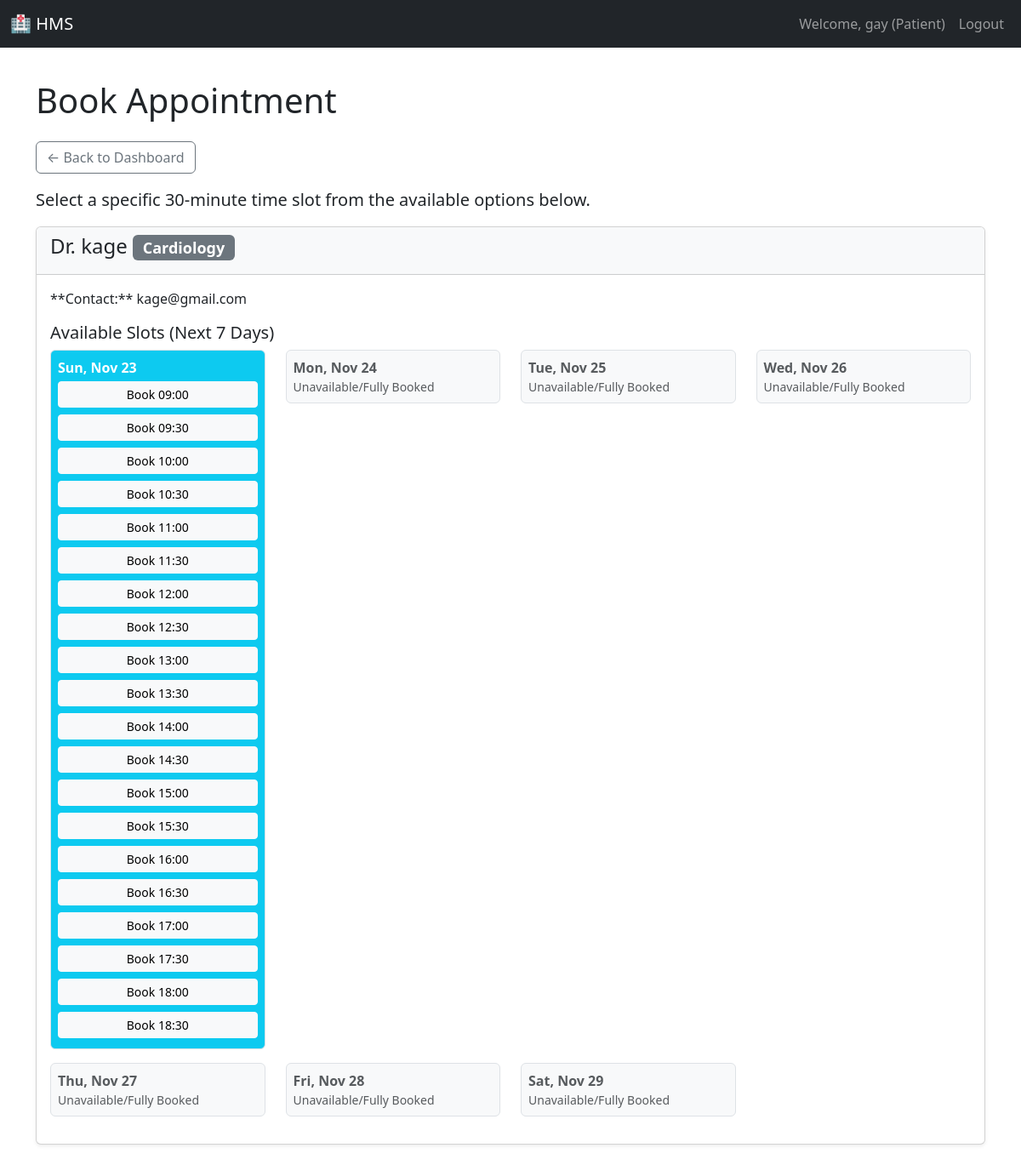
/patient/find_doctors (signed in), run on an earlier commit of the app's database.
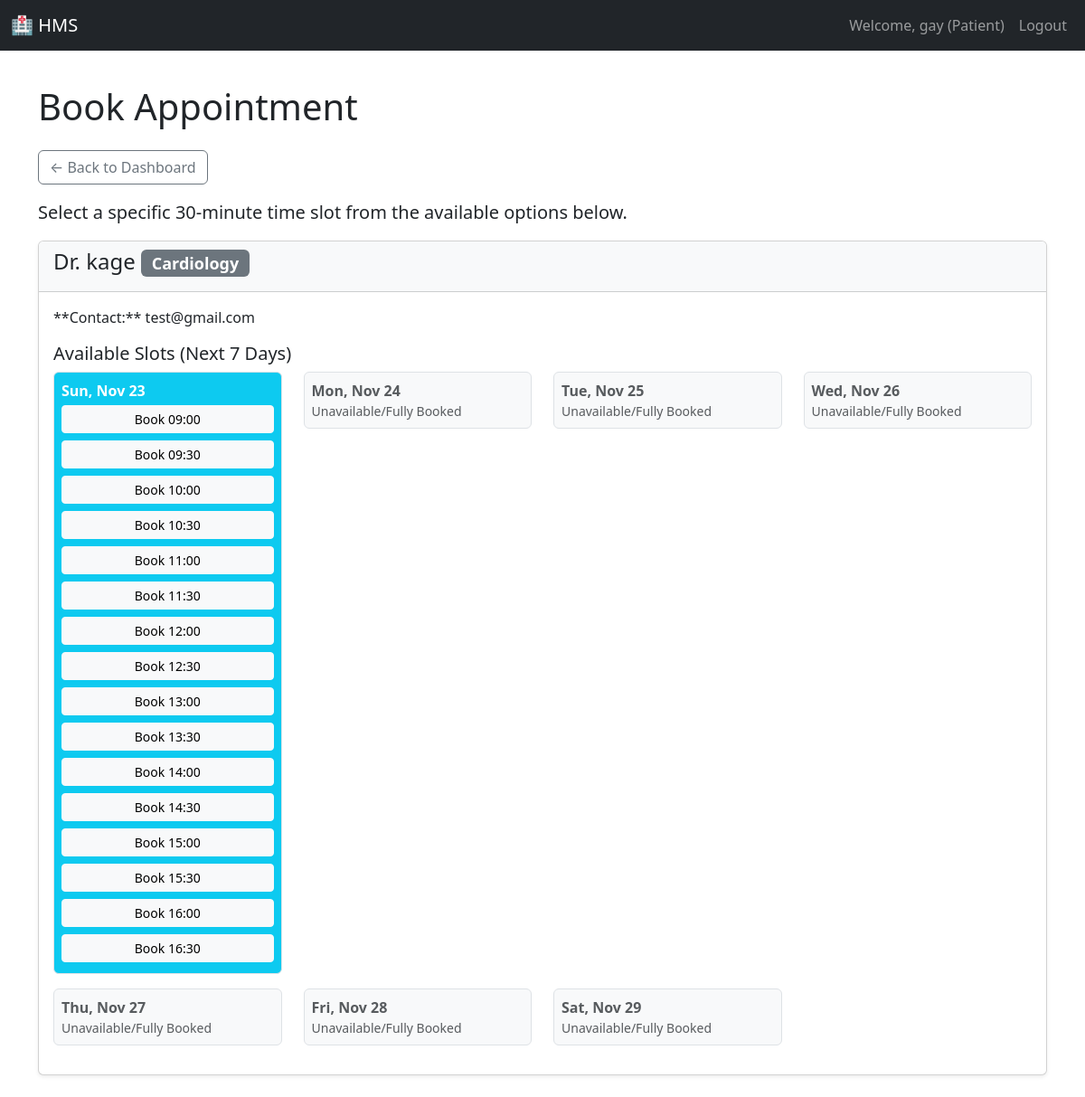
And on a later commit of the database.
### models.py (models this page shows)
class Doctor(db.Model):
    __tablename__ = 'doctor'
    user_id = db.Column(db.Integer, db.ForeignKey('user.id'), primary_key=True)
    specialization_id = db.Column(db.Integer, db.ForeignKey('specialization.id'), nullable=False)
    appointments = db.relationship('Appointment', backref='doctor', lazy='dynamic')

class User(UserMixin, db.Model):
    __tablename__ = 'user'
    id = db.Column(db.Integer, primary_key=True)
    username = db.Column(db.String(80), unique=True, nullable=False)
    password_hash = db.Column(db.String(128), nullable=False)
    role = db.Column(db.String(10), nullable=False)  # Admin, Doctor, Patient
    name = db.Column(db.String(100), nullable=False)
    contact_info = db.Column(db.String(100))
    is_active = db.Column(db.Boolean, default=True) # Used for blacklist/deactivation
    doctor_profile = db.relationship('Doctor', backref='user', uselist=False)
    patient_profile = db.relationship('Patient', backref='user', uselist=False)

class Specialization(db.Model):
    __tablename__ = 'specialization'
    id = db.Column(db.Integer, primary_key=True)
    name = db.Column(db.String(80), unique=True, nullable=False)
    description = db.Column(db.String(255))
    doctors = db.relationship('Doctor', backref='specialization', lazy='dynamic')

### app.py (the view, shortened to what this page needs)
@app.route('/patient/find_doctors', methods=['GET'])
@role_required('Patient')
def find_doctors():
    specialization_id = request.args.get('specialization_id')
    start_date = datetime.now().strftime('%Y-%m-%d')
    end_date = (datetime.now() + timedelta(days=7)).strftime('%Y-%m-%d')
    date_list = [(datetime.now() + timedelta(days=i)).strftime('%Y-%m-%d') for i in range(7)]
    if specialization_id:
        doctors = Doctor.query.filter_by(specialization_id=specialization_id).all()
    else:
        doctors = Doctor.query.all()
    doctor_ids = [d.user_id for d in doctors]
    availability_records = DoctorAvailability.query.filter(
        DoctorAvailability.doctor_id.in_(doctor_ids),
        DoctorAvailability.date.between(start_date, end_date)
    ).all()
    booked_appointments = Appointment.query.filter(
        Appointment.doctor_id.in_(doctor_ids),
        Appointment.date.between(start_date, end_date),
        Appointment.status.in_(['Booked', 'Completed'])
    ).all()
    booked_slots_set = set()
    for appt in booked_appointments:
        booked_slots_set.add((appt.doctor_id, appt.date, appt.time))
    availability_map = {} # Map raw set availability
    for record in availability_records:
        if record.doctor_id not in availability_map:
            availability_map[record.doctor_id] = {}
        availability_map[record.doctor_id][record.date] = record
    bookable_slots_map = {}
    for doctor in doctors:
        bookable_slots_map[doctor.user_id] = {}
        for date_str in date_list:
            record = availability_map.get(doctor.user_id, {}).get(date_str)
            if record:
                all_day_slots = generate_slots(record.start_time, record.end_time)
                available_slots = [
                    slot for slot in all_day_slots
                    if (doctor.user_id, date_str, slot) not in booked_slots_set
                ]
                bookable_slots_map[doctor.user_id][date_str] = available_slots
            else:
                bookable_slots_map[doctor.user_id][date_str] = [] # Doctor is not available
    return render_template('book_appointment.html',
                           doctors=doctors,
                           date_list=date_list,
                           bookable_slots_map=bookable_slots_map, # <<< CRITICAL VARIABLE
                           current_spec_id=specialization_id,
                           datetime=datetime)

### app.py (called while the page is built)
@login_manager.user_loader
def load_user(user_id):
    return User.query.get(int(user_id))

def role_required(role):
    def wrapper(func):
        @login_required
        @functools.wraps(func) # <<< THIS LINE IS THE FIX
        def decorated_view(*args, **kwargs):
            if current_user.role != role:
                flash('Access denied. You do not have the required permissions.', 'danger')
                return redirect(url_for('dashboard'))
            return func(*args, **kwargs)
        return decorated_view
    return wrapper

def generate_slots(start_time_str, end_time_str, interval_minutes=30):
    FMT = '%H:%M'
    start_time = datetime.strptime(start_time_str, FMT)
    end_time = datetime.strptime(end_time_str, FMT)
    slots = []
    current_time = start_time
    while current_time < end_time:
        slots.append(current_time.strftime(FMT))
        current_time += timedelta(minutes=interval_minutes)
    return slots

### templates/book_appointment.html (shortened to what this page needs)
{% extends "base.html" %}
{% block content %}
<h1 class="mb-4">Book Appointment</h1>
<a href="{{ url_for('patient_dashboard') }}" class="btn btn-outline-secondary mb-3">← Back to Dashboard</a>
<p class="lead">Select a specific 30-minute time slot from the available options below.</p>
{% if doctors %}
    {% for doctor in doctors %}
    <div class="card mb-4 shadow-sm">
        <div class="card-header bg-light">
            <h4>Dr. {{ doctor.user.name }} <span class="badge bg-secondary">{{ doctor.specialization.name }}</span></h4>
        </div>
        <div class="card-body">
            <p>**Contact:** {{ doctor.user.contact_info or 'N/A' }}</p>
            <h5>Available Slots (Next 7 Days)</h5>
            <div class="row">
                {% for date_str in date_list %}
                {% set slots = bookable_slots_map.get(doctor.user_id, {}).get(date_str, []) %}
                <div class="col-md-3 mb-3">
                    <div class="p-2 border rounded
                        {% if slots %} bg-info text-white {% else %} bg-light text-muted {% endif %}">
                        <strong>{{ datetime.strptime(date_str, '%Y-%m-%d').strftime('%a, %b %d') }}</strong>
                        {% if slots %}
                            {% for slot_time in slots %}
                                <form method="POST" action="{{ url_for('book_appointment') }}" class="d-inline-block mt-1 w-100">
                                    <button type="submit" class="btn btn-sm btn-light w-100 mb-1">Book {{ slot_time }}</button>
                                </form>
                            {% endfor %}
                        {% else %}
                            <p class="m-0 small">Unavailable/Fully Booked</p>
                        {% endif %}
                    </div>
                </div>
                {% endfor %}
            </div>
        </div>
    </div>
    {% endfor %}
{% else %}
    <div class="alert alert-warning">No doctors found for the selected specialization or time frame.</div>
{% endif %}
{% endblock %}

What changed in the data, as far as the page shows it:
changed through a linked row, Doctor "kage": user "kage@gmail.com" → "test@gmail.com"
Also different on the page:
list line gone: "Book 17:00 Book 17:30 Book 18:00 Book 18:30"
